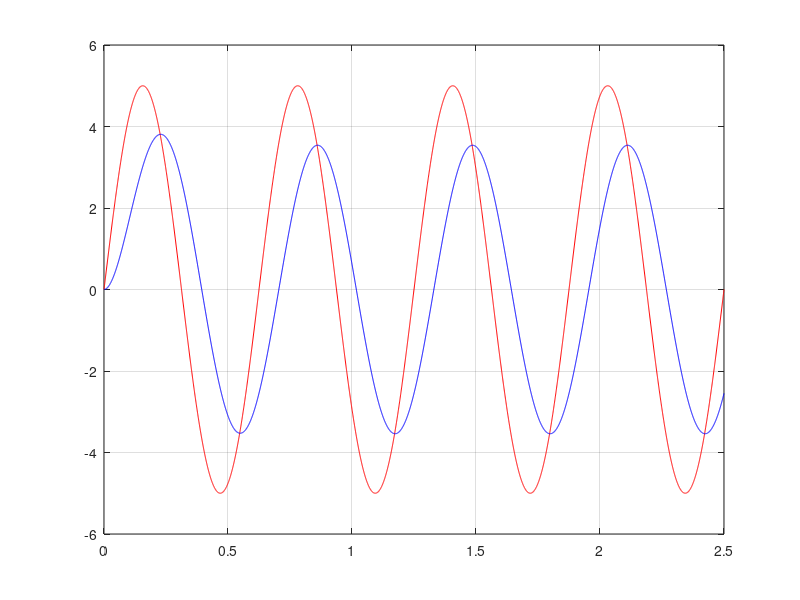
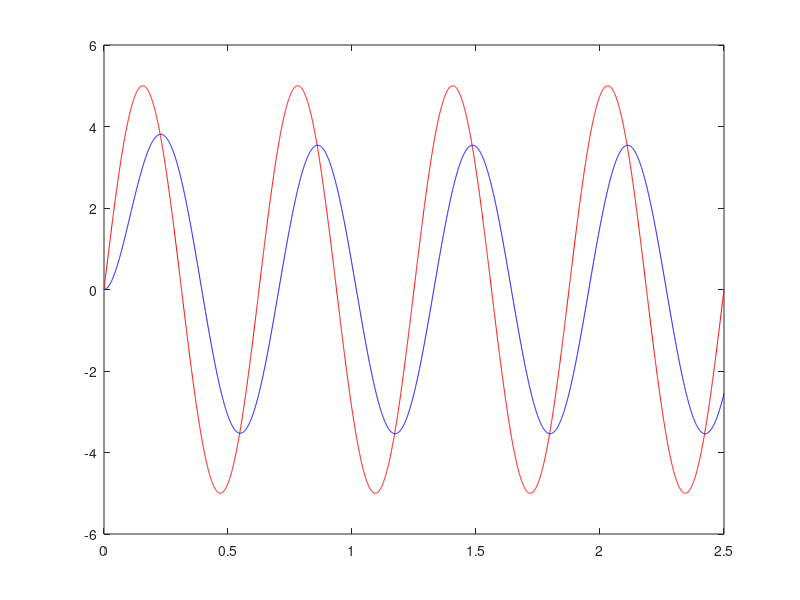

Source code (MATLAB) for these figures, in order: (Note: this script raises an error after producing the figures.)
clear all; clc; format compact; s=tf('s');
T=0.625;

w=2*pi/T
R=0.9797;
L=0.1012;
G=1/(R+L*s);


tmax=2.5; % dos períodos de la frecuencia más baja
t=linspace(0,tmax,5000);
u1= 5*sin(w*t);
y1= lsim(G,u1,t);
figure(1)
plot(t,u1,'r',t,y1,'b');grid;

figure(2)
plot(t,u1,'r',t,y1,'b');
[hor,ver] = ginput(2); % pinchar aquí sobre max-u y sobre max-y
tu = hor(1); ty = hor(2);
umax = ver(1); ymax = ver(2);
M1 = ymax/umax, phi1 = -(ty-tu)*w*180/pi,
